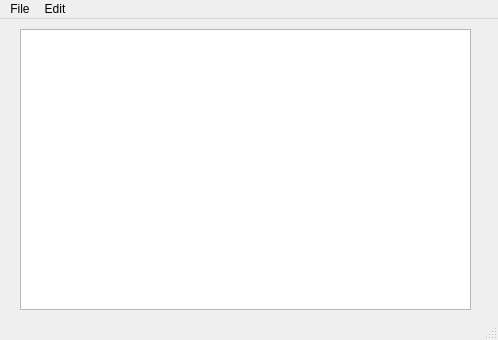
<?xml version="1.0" encoding="UTF-8"?>
<ui version="4.0">
 <class>MainWindow</class>
 <widget class="QMainWindow" name="MainWindow">
  <property name="geometry">
   <rect>
    <x>0</x>
    <y>0</y>
    <width>498</width>
    <height>340</height>
   </rect>
  </property>
  <property name="windowTitle">
   <string>Notepad</string>
  </property>
  <widget class="QWidget" name="centralwidget">
   <widget class="QWidget" name="verticalLayoutWidget">
    <property name="geometry">
     <rect>
      <x>20</x>
      <y>10</y>
      <width>451</width>
      <height>281</height>
     </rect>
    </property>
    <layout class="QVBoxLayout" name="verticalLayout">
     <item>
      <widget class="QTextEdit" name="text_edit_area"/>
     </item>
    </layout>
   </widget>
  </widget>
  <widget class="QMenuBar" name="menubar">
   <property name="geometry">
    <rect>
     <x>0</x>
     <y>0</y>
     <width>498</width>
     <height>26</height>
    </rect>
   </property>
   <widget class="QMenu" name="menuFile">
    <property name="title">
     <string>File</string>
    </property>
    <addaction name="actionNew"/>
    <addaction name="actionOpen"/>
    <addaction name="actionSave_As"/>
    <addaction name="actionPrint"/>
    <addaction name="actionExit"/>
   </widget>
   <widget class="QMenu" name="menuEdit">
    <property name="title">
     <string>Edit</string>
    </property>
    <addaction name="actionCopy"/>
    <addaction name="actionPaste"/>
    <addaction name="actionCut"/>
    <addaction name="actionUndo"/>
    <addaction name="actionRedo"/>
   </widget>
   <addaction name="menuFile"/>
   <addaction name="menuEdit"/>
  </widget>
  <widget class="QStatusBar" name="statusbar"/>
  <action name="actionNew">
   <property name="icon">
    <iconset resource="Resources.qrc">
     <normaloff>:/icons/icons/New.bmp</normaloff>:/icons/icons/New.bmp</iconset>
   </property>
   <property name="text">
    <string>New</string>
   </property>
  </action>
  <action name="actionOpen">
   <property name="icon">
    <iconset resource="Resources.qrc">
     <normaloff>:/icons/icons/Open.bmp</normaloff>:/icons/icons/Open.bmp</iconset>
   </property>
   <property name="text">
    <string>Open</string>
   </property>
  </action>
  <action name="actionSave_As">
   <property name="icon">
    <iconset resource="Resources.qrc">
     <normaloff>:/icons/icons/Save.bmp</normaloff>:/icons/icons/Save.bmp</iconset>
   </property>
   <property name="text">
    <string>Save As</string>
   </property>
  </action>
  <action name="actionPrint">
   <property name="text">
    <string>Print</string>
   </property>
  </action>
  <action name="actionExit">
   <property name="text">
    <string>Exit</string>
   </property>
  </action>
  <action name="actionCopy">
   <property name="icon">
    <iconset resource="Resources.qrc">
     <normaloff>:/icons/icons/Copy.bmp</normaloff>:/icons/icons/Copy.bmp</iconset>
   </property>
   <property name="text">
    <string>Copy</string>
   </property>
  </action>
  <action name="actionPaste">
   <property name="icon">
    <iconset resource="Resources.qrc">
     <normaloff>:/icons/icons/Paste.bmp</normaloff>:/icons/icons/Paste.bmp</iconset>
   </property>
   <property name="text">
    <string>Paste</string>
   </property>
  </action>
  <action name="actionCut">
   <property name="icon">
    <iconset resource="Resources.qrc">
     <normaloff>:/icons/icons/Cut.bmp</normaloff>:/icons/icons/Cut.bmp</iconset>
   </property>
   <property name="text">
    <string>Cut</string>
   </property>
  </action>
  <action name="actionUndo">
   <property name="text">
    <string>Undo</string>
   </property>
  </action>
  <action name="actionRedo">
   <property name="text">
    <string>Redo</string>
   </property>
  </action>
 </widget>
 <resources>
  <include location="Resources.qrc"/>
 </resources>
 <connections/>
</ui>
